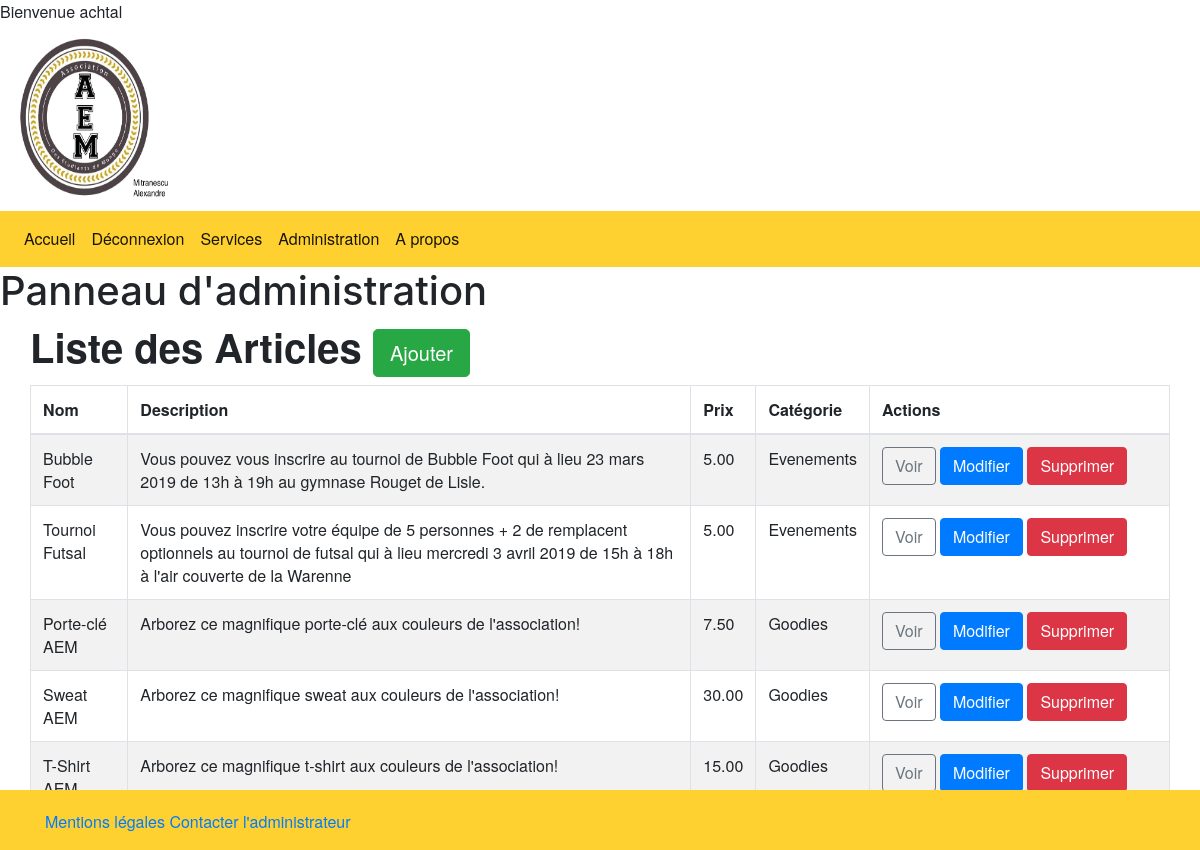
Screenshot of /admin.php (signed in) with the database file from the repository.
### tables this page shows
CREATE TABLE `Articles` (
                            `id` int(11) NOT NULL,
                            `name` varchar(100) NOT NULL,
                            `description` varchar(250) NOT NULL,
                            `price` float NOT NULL,
                            `image` text NOT NULL,
                            `category` int(11) NOT NULL
);

CREATE TABLE `Services` (
                            `id` int(11) NOT NULL,
                            `name` varchar(100) NOT NULL
);

### admin/admin.php (the view, shortened to what this page needs)
<!DOCTYPE html>
<html>
    <head>
        <link rel="stylesheet" href="https://stackpath.bootstrapcdn.com/bootstrap/4.3.1/css/bootstrap.min.css">
    </head>
    <body>
        <h1 class="text-logo"><span class="glyphicon glyphicon-cog"></span> Panneau d'administration <span class="glyphicon glyphicon-cog"></span></h1>
        <div class="container admin">
            <div class="row">
                <h1><strong>Liste des Articles   </strong><a href="admin/insert.php" class="btn btn-success btn-lg"><span class="glyphicon glyphicon-plus"></span> Ajouter</a></h1><br>
                <table class="table table-striped table-bordered">
                  <thead>
                    <tr>
                      <th>Nom</th>
                      <th>Description</th>
                      <th>Prix</th>
                      <th>Catégorie</th>
                      <th>Actions</th>
                    </tr>
                  </thead>
                  <tbody>
                      <?php
                        $db = Database::connect();
                        $statement = $db->query('SELECT Articles.id, Articles.name, Articles.description, Articles.price, Services.name AS category FROM Articles LEFT JOIN Services ON Articles.category = Services.id ORDER BY Articles.id DESC');
                        while($item = $statement->fetch())
                        {
                            echo '<tr>';
                            echo '<td>'. $item['name'] . '</td>';
                            echo '<td>'. $item['description'] . '</td>';
                            echo '<td>'. number_format($item['price'], 2, '.', '') . '</td>';
                            echo '<td>'. $item['category'] . '</td>';
                            echo '<td width=300>';
                            echo '<a class="btn btn-outline-secondary" href="admin/view.php?id='.$item['id'].'"><span class="glyphicon glyphicon-eye-open"></span> Voir</a>';
                            echo '<a class="btn btn-primary" href="admin/update.php?id='.$item['id'].'"><span class="glyphicon glyphicon-pencil"></span> Modifier</a>';
                            echo '<a class="btn btn-danger" href="admin/delete.php?id='.$item['id'].'"><span class="glyphicon glyphicon-remove"></span> Supprimer</a>';
                            echo '</td>';
                            echo '</tr>';
                        }
                      ?>
                  </tbody>
                </table>
            </div>
        </div>
    </body>
</html>

### css/global.css (style rules this page uses)
* { font-family: "Helvetica Neue", "Montserrat", serif; }
html { position: relative; min-height: 100%; }
body { margin-bottom: 60px; }
.container { margin: 2px 5px 2em 0; }

### rows the page displays
articles: name "Bubble Foot", description "Vous pouvez vous inscrire au tournoi de Bubble Foot qui à lieu 23 mars 2019 de 13h à 19h au gymnase Rouget de Lisle.", price "5.00", category.name "Evenements"
articles: name "Tournoi Futsal", description "Vous pouvez inscrire votre équipe de 5 personnes + 2 de remplacent optionnels au tournoi de futsal qui à lieu mercredi 3 avril 2019 de 15h à 18h à l'air couverte de la Warenne", price "5.00", category.name "Evenements"
articles: name "Porte-clé AEM", description "Arborez ce magnifique porte-clé aux couleurs de l'association!", price "7.50", category.name "Goodies"
articles: name "Sweat AEM", description "Arborez ce magnifique sweat aux couleurs de l'association!", price "30.00", category.name "Goodies"
articles: name "T-Shirt AEM", description "Arborez ce magnifique t-shirt aux couleurs de l'association!", price "15.00", category.name "Goodies"

### other values shown
$_SESSION['login'] "achtal"
